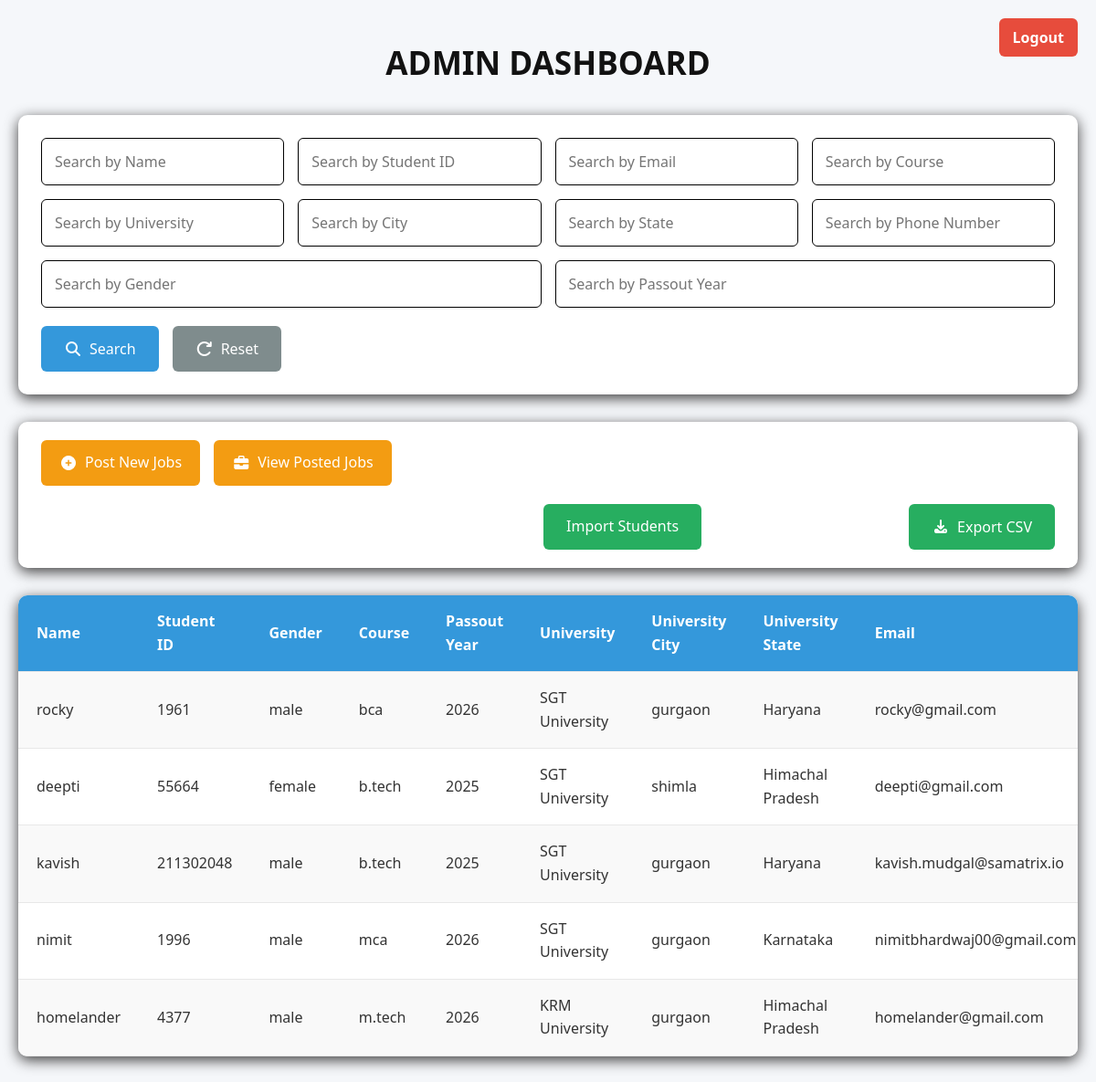
The page /admin_home/ (signed in) on the database as committed earlier.
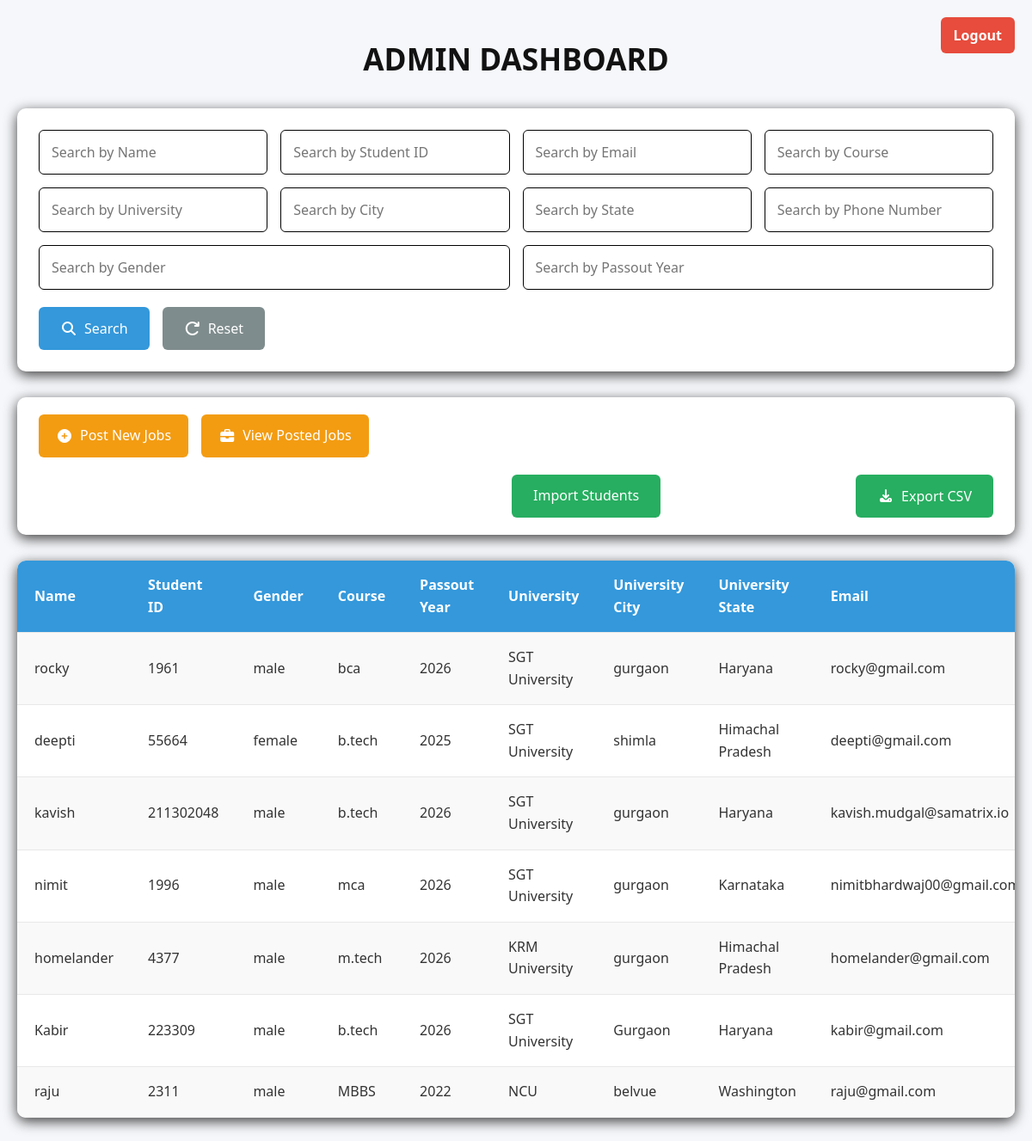
The same page on the database as committed later.
### placement/models.py (models this page shows, shortened)
class Student(models.Model):
    name = models.CharField(max_length=100)
    sId = models.CharField(max_length=50, primary_key=True, editable=False)   # student ID
    phone = PhoneNumberField(region = 'IN')
    gender = models.CharField(max_length=10)
    course = models.CharField(max_length=100)
    passout_year = models.SmallIntegerField()
    university = models.CharField(max_length=200)
    specialization = models.CharField(max_length=100)
    university_state = models.CharField(max_length=50)
    university_city = models.CharField(max_length=100)
    email = models.EmailField(unique=True)
    password = models.CharField(max_length=100)   # keep in plain text only for testing!
    verification_status = models.BooleanField(default=False)

### placement/views.py (the view)
# urls.py: path('admin_home/', views.admin_home, name='admin_home'),
@login_required(login_url='/admin_login/')
def admin_home(request):
    studentDetails = Student.objects.all()
    filters = {
        "name": request.GET.get("name"),
        "sid": request.GET.get("ID"),
        "email": request.GET.get("email"),
        "course": request.GET.get("course"),
        "university": request.GET.get("university"),
        "city": request.GET.get("city"),
        "state": request.GET.get("state"),
        "phone": request.GET.get("phone"),
        "gender": request.GET.get("gender"),
        "passout_year": request.GET.get("passout_year"),
    }
    applied = False
    if filters["name"]:
        studentDetails = studentDetails.filter(name__icontains=filters["name"])
        applied = True
    if filters["sid"]:
        studentDetails = studentDetails.filter(sId__icontains=filters["sid"])
        applied = True
    if filters["email"]:
        studentDetails = studentDetails.filter(email__icontains=filters["email"])
        applied = True
    if filters["course"]:
        studentDetails = studentDetails.filter(course__icontains=filters["course"])
        applied = True
    if filters["university"]:
        studentDetails = studentDetails.filter(university__icontains=filters["university"])
        applied = True
    if filters["city"]:
        studentDetails = studentDetails.filter(city__icontains=filters["city"])
        applied = True
    if filters["state"]:
        studentDetails = studentDetails.filter(state__icontains=filters["state"])
        applied = True
    if filters["phone"]:
        studentDetails = studentDetails.filter(phone__icontains=filters["phone"])
        applied = True
    if filters["gender"]:
        studentDetails = studentDetails.filter(gender__icontains=filters["gender"])
        applied = True
    if filters["passout_year"]:
        studentDetails = studentDetails.filter(passout_year__icontains=filters["passout_year"])
        applied = True
    if request.GET and not applied:
        return redirect("admin_home")
    return render(request, "admin_home.html", {"studentData": studentDetails})

### templates/admin_home.html (shortened to what this page needs)
{% load static %}
<!DOCTYPE html>
<html lang="en">
<head>
    <link rel="stylesheet" href="{% static 'CSS/admin_home_page.css' %}">
    <link rel="stylesheet" href="https://cdnjs.cloudflare.com/ajax/libs/font-awesome/7.0.0/css/all.min.css">
</head>
<body>
    <div class="container">
        <button onclick="location.href='logout/'" id="logout-link"> <strong>Logout</strong></button>
        <h1 id="heading">ADMIN DASHBOARD</h1>
        <form class="search-form" method="GET" action="{% url 'admin_home' %}">
            <div class="search-fields">
                <input style="border: 1px solid #000000ff;" type="text" name="name" placeholder="Search by Name" value="{{ request.GET.name }}">
                <input style="border: 1px solid #000000ff;" type="text" name="ID" placeholder="Search by Student ID" value="{{ request.GET.ID }}">
                <input style="border: 1px solid #000000ff;" type="text" name="email" placeholder="Search by Email" value="{{ request.GET.email }}">
                <input style="border: 1px solid #000000ff;" type="text" name="course" placeholder="Search by Course" value="{{ request.GET.course }}">
                <input style="border: 1px solid #000000ff;" type="text" name="university" placeholder="Search by University" value="{{ request.GET.university }}">
                <input style="border: 1px solid #000000ff;" type="text" name="city" placeholder="Search by City" value="{{ request.GET.city }}">
                <input style="border: 1px solid #000000ff;" type="text" name="state" placeholder="Search by State" value="{{ request.GET.state }}">
                <input style="border: 1px solid #000000ff;" type="text" name="phone" placeholder="Search by Phone Number" value="{{ request.GET.phone }}">
                <input style="border: 1px solid #000000ff;" type="text" name="gender" placeholder="Search by Gender" value="{{ request.GET.gender }}">
                <input style="border: 1px solid #000000ff;" type="text" name="passout_year" placeholder="Search by Passout Year" value="{{ request.GET.passout_year }}">
            </div>
            <div class="form-actions">
                <button type="submit"><i class="fas fa-search"></i> Search</button>
                <a class="anchor-btn" href="{% url 'admin_home' %}">
                    <button type="button" class="reset-btn"><i class="fas fa-redo"></i> Reset</button>
                </a>
            </div>
        </form>
        <form class="export-section" method="GET" action="{% url 'export_students' %}">
            <div class="export-container">
                <div class="job-links">
                    <a href="/admin_home/job_update" target="_blank"><i class="fas fa-plus-circle"></i> Post New Jobs</a>
                    <a href="/admin_home/view_jobs" target="_blank"><i class="fas fa-briefcase"></i> View Posted Jobs</a>
                </div>
                <a class="import" href="/admin_home/import_students" target="_blank">Import Students </a>
                <button class="export-btn" type="submit"><i class="fas fa-download"></i> Export CSV</button>
            </div>
        </form>
        <div class="table-container">
        <table>
            <tr>
                <th>Name</th>
                <th>Student ID</th>
                <th>Gender</th>
                <th>Course</th>
                <th>Passout Year</th>
                <th>University</th>
                <th>University City</th>
                <th>University State</th>
                <th>Email</th>
            </tr>
            {% for student in studentData %}
            <tr>
                <td>{{ student.name }}</td>
                <td>{{ student.sId }}</td>
                <td>{{ student.gender }}</td>
                <td>{{ student.course }}</td>
                <td>{{ student.passout_year }}</td>
                <td>{{ student.university }}</td>
                <td>{{ student.university_city }}</td>
                <td>{{ student.university_state }}</td>
                <td>{{ student.email }}</td>
            </tr>
            {% endfor %}
        </table>
        </div>
    </div>
</body>
</html>

### static/CSS/admin_home_page.css (style rules this page uses)
* { margin: 0; padding: 0; box-sizing: border-box; font-family: 'Segoe UI', Tahoma, Geneva, Verdana, sans-serif; }
body { background-color: #f5f7fa; color: #333; line-height: 1.6; padding: 20px; min-height: 100vh; }
.container { max-width: 1400px; margin: 0 auto; }
#heading { text-align: center; margin: 20px 0 30px; color: #121212; font-size: 2.2rem; font-weight: 600; }
#logout-link { position: absolute; top: 20px; right: 20px; background-color: #e74c3c; color: white; padding: 10px 15px; border-radius: 6px; font-weight: 500; transition: all 0.3s; }
.search-form { background: white; padding: 25px; border-radius: 10px; box-shadow: 0 4px 15px rgb(14, 13, 13, 0.8); margin-bottom: 30px; }
.search-fields { display: flex; flex-wrap: wrap; gap: 15px; margin-bottom: 20px; }
.search-fields input[type="text"] { flex: 1 1 200px; padding: 14px; border: 1px solid #ddd; border-radius: 6px; font-size: 16px; transition: border-color 0.3s; }
.form-actions { display: flex; flex-wrap: wrap; gap: 15px; }
button { background-color: #3498db; color: white; border: none; padding: 14px 25px; border-radius: 6px; cursor: pointer; font-size: 16px; font-weight: 500; transition: all 0.3s; display: flex; align-items: center; gap: 8px; }
button.reset-btn { background-color: #7f8c8d; }
.anchor-btn { text-decoration: none; }
.export-section { background: white; padding: 20px 25px; border-radius: 10px; box-shadow: 0 4px 15px rgb(14, 13, 13, 0.8); margin-bottom: 30px; }
.export-container { display: flex; justify-content: space-between; align-items: center; flex-wrap: wrap; gap: 20px; }
.job-links { display: flex; gap: 15px; }
.job-links a { background-color: #f39c12; padding: 12px 20px; border-radius: 6px; color: white; text-decoration: none; transition: all 0.3s; font-weight: 500; display: flex; align-items: center; gap: 8px; }
.export-btn { background-color: #27ae60; margin: 0; }
.import { text-decoration: none; background-color: #27ae60; color: white; border: none; padding: 12px 25px; border-radius: 6px; cursor: pointer; font-size: 16px; font-weight: 500; align-items: center; margin-left:550px; transition: all 0.3s; }
.table-container { overflow-x: auto; margin: 30px 0; border-radius: 10px; box-shadow: 0 4px 15px rgb(14, 13, 13, 0.8); }
table { width: 100%; border-collapse: collapse; font-size: 16px; min-width: 1000px; background: white; }
th, td { padding: 16px 20px; text-align: left; border-bottom: 1px solid #e8e8e8; }
th { background-color: #3498db; color: white; font-weight: 600; position: sticky; top: 0; }
tr:nth-child(even) { background-color: #f9f9f9; }

Rows that differ between the two databases and show on the page:
changed Student "kavish": passout_year "2025" → "2026"
added Student: name "Kabir", sId "223309", gender "male", course "b.tech", passout_year "2026", university "SGT University", university_city "Gurgaon", university_state "Haryana", email "kabir@gmail.com"
added Student: name "raju", sId "2311", gender "male", course "MBBS", passout_year "2022", university "NCU", university_city "belvue", university_state "Washington", email "raju@gmail.com"
